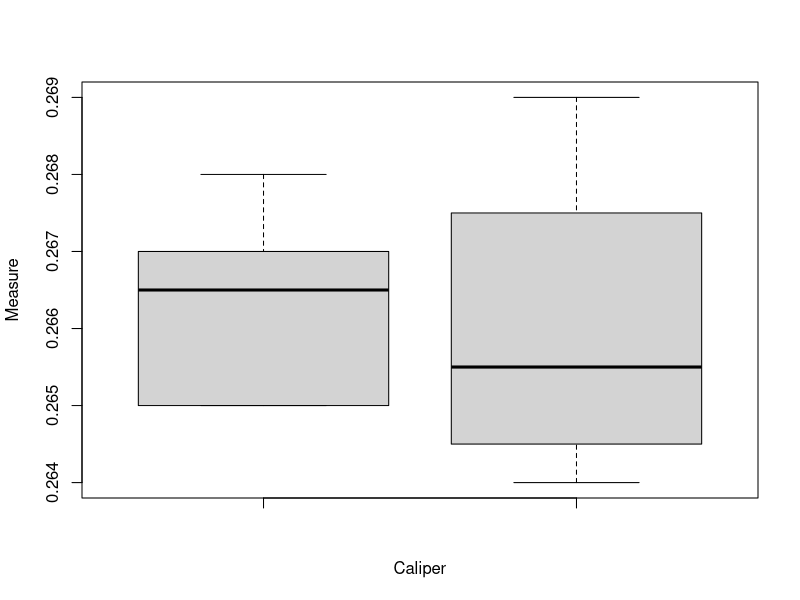

Write R code to recreate this figure.
## PROBLEM 5 - CALIPER
caliper <- read.table("bearing.dat", header = T)
attach(caliper)
caliper

t.test(Caliper1, Caliper2, conf.level = 0.05, paired = T)
# the p value is pretty  high
# since the guy is taking the same measure, then the test MUST BE PAIRED, the mmeasurements are influenced the same way
# the pairing of the instruments reduces the one of the inspectors

# to create a boxplot is pretty straightforward
boxplot(Caliper1, Caliper2, ylab = "Measure", xlab = "Caliper")